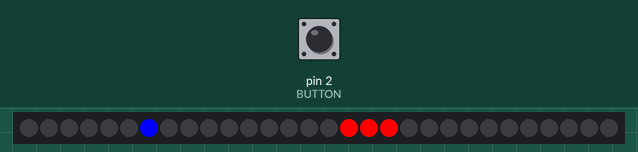
The sketch below on a simulated Arduino Uno, built with avr-gcc and run on an emulated ATmega328P. Parts: 30 RGB LEDs in strip order, left to right. The inputs (shaded band) are chosen by the test bench; at power-on: pin 2 (BUTTON) HIGH. Random numbers use the default seed unless the sketch sets one.

Above: at 1.25 s.
1.3 s: pin 2 (BUTTON) pulled LOW for 0.15 s
At 1.35 s:
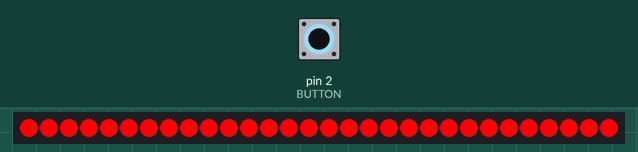
3.0 s: pin 2 (BUTTON) pulled LOW for 3.2 s
At 8.22 s:
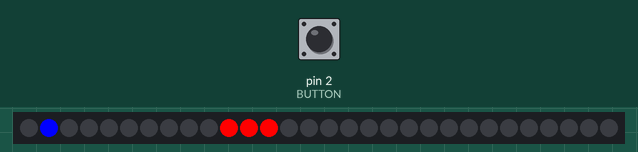
9.2 s: pin 2 (BUTTON) pulled LOW for 1 s
At 12.71 s:
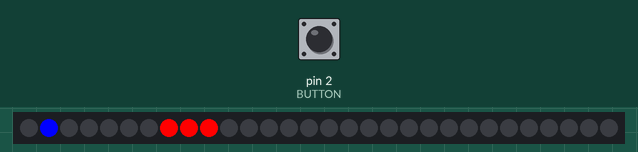
Timing chart, 0 to 14.2 s (numbered marks = the images above; inputs shaded):
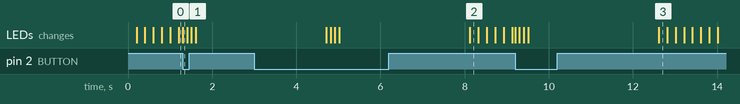

The sketch:

TimingGame.ino
```cpp
#include <Adafruit_NeoPixel.h>

#define NUMPIXELS 30 // Number of pixels in the strip
#define LED_PIN 6 // Pin for the NeoPixel strip

Adafruit_NeoPixel strip = Adafruit_NeoPixel(NUMPIXELS, LED_PIN, NEO_GRB + NEO_KHZ800);

#define BUTTON 2 // Pin for the left button

#define TARGET_PX 3 // Number of target pixels

unsigned long lastTime = 0; // Time of the last frame
unsigned long lastButtonTime = 0;

int playerPos = 0; // Position of the player
int targetPos = random(0, NUMPIXELS-1); // Position of the target
int speed = 5; // Speed of the player, px/s
int score = 0; // Score of the player
int highscore = 0;

void setup(){
    Serial.begin(9600);

    // Set up button
    pinMode(BUTTON, INPUT_PULLUP);

    // Set up strip
    strip.begin();
    strip.show();
}
void loop(){
    if(millis() - lastTime > 1000/speed){ // Update the pixels based on the speed
        lastTime = millis();
        strip.clear();
        playerPos = (playerPos + 1) % NUMPIXELS; // Increment player's position with wraparound
        for (int i = 0; i < TARGET_PX; i++){ // Set the target pixels to red
            strip.setPixelColor((targetPos + i) % NUMPIXELS, strip.Color(255, 0, 0));
        }
        strip.setPixelColor(playerPos, strip.Color(0, 0, 255)); // Set the player pixel to blue
        strip.show();
    }
    if(millis() - lastButtonTime > 100 && digitalRead(BUTTON) == LOW){
      lastButtonTime = millis();
      buttonUpdate();
    }
}

// Called when the button is pressed
void buttonUpdate(){
        if(playerPos > targetPos && playerPos <= targetPos + TARGET_PX){ // If the player is in the target
            targetHit();
        } else {
            blinkStrip(255, 0, 0, 2, 100); // Blink red
            showScore(3000); // Show the score for 3 seconds
            resetGame(); // Reset the game

        }
        if(score > highscore){ // Update the highscore
          highscore = score;
        }
}

// Called when the target is hit
void targetHit(){
    speed++; // Increment the speed
    score++; // Increment the score
    Serial.print("Score: "); // Print the score
    Serial.print(score);
    Serial.print("\t Higscore:");
    Serial.println(highscore);
    targetPos = random(1, NUMPIXELS-1); // Set a new target
    blinkStrip(0, 255, 0, 2, 100); // Blink green
}

// Blinks the strip a certain color a certain number of times
void blinkStrip(int r, int g, int b, int times, int time){
    for(int i = 0; i < times; i++){
        strip.fill(strip.Color(r, g, b));
        strip.show();
        delay(time);
        strip.clear();
        strip.show();
        delay(time);
    }
}

// Shows the score for a certain amount of time
void showScore(int time){
    strip.clear();
    for (int i = 0; i < score; i++)
    {
        strip.setPixelColor(i, strip.Color(255, 255, 255));
    }
    strip.show();
    delay(time);
}

// Resets the game
void resetGame(){
    playerPos = 0;
    targetPos = random(1, NUMPIXELS-1);
    speed = 5;
    score = 0;
    strip.clear();
    strip.show();
}
```
